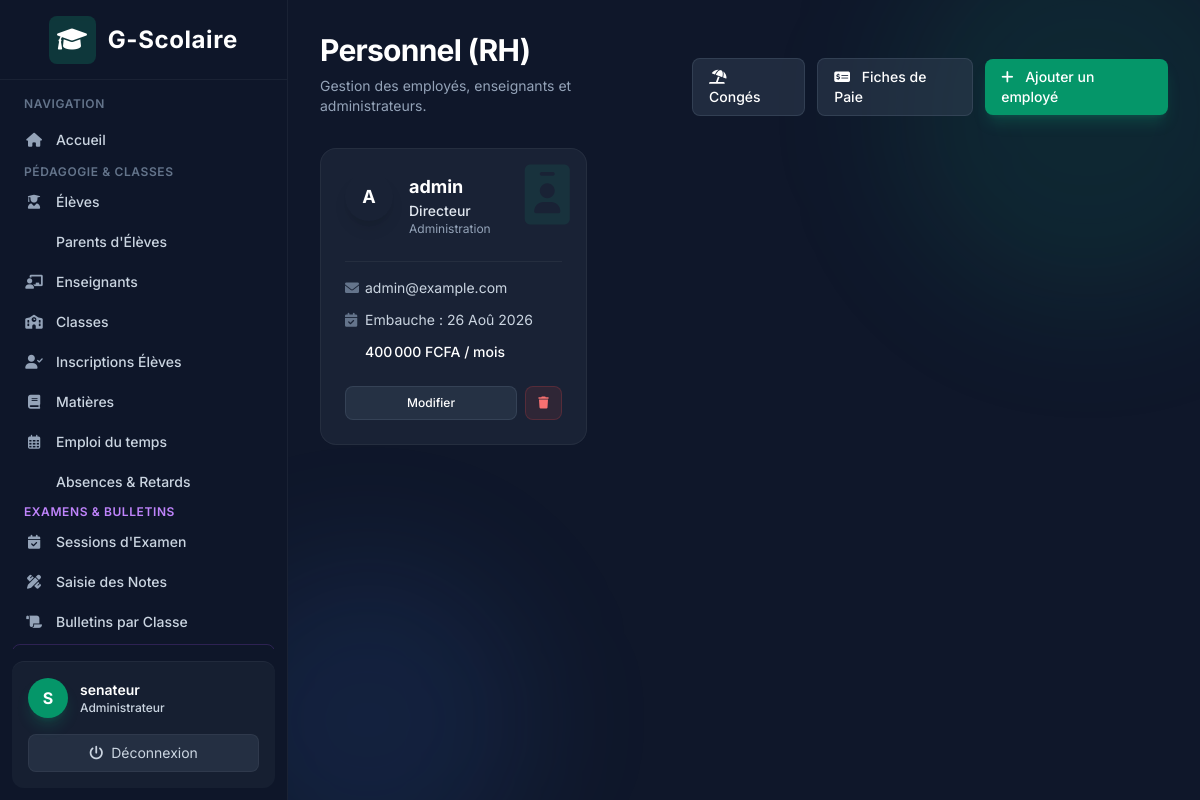
/hr/staff/ (signed in), run on the app's committed database.
### accounts/models.py (models this page shows)
class User(AbstractUser):
    class Role(models.TextChoices):
        ADMIN = "ADMIN", "Administrateur"
        TEACHER = "TEACHER", "Enseignant"
        STUDENT = "STUDENT", "Élève"
        PARENT = "PARENT", "Parent"
    role = models.CharField(
        max_length=20,
        choices=Role.choices
    )
    phone = models.CharField(max_length=30, blank=True)

### hr/models.py (models this page shows, shortened)
class Staff(models.Model):
    class Department(models.TextChoices):
        ACADEMIC = "ACADEMIC", "Académique (Enseignants)"
        ADMIN = "ADMIN", "Administration"
        MAINTENANCE = "MAINTENANCE", "Entretien & Logistique"
        OTHER = "OTHER", "Autre"
    user = models.OneToOneField(User, on_delete=models.CASCADE, related_name='staff_profile')
    department = models.CharField(max_length=20, choices=Department.choices, default=Department.ACADEMIC)
    designation = models.CharField(max_length=100)
    date_of_joining = models.DateField()
    basic_salary = models.DecimalField(max_digits=10, decimal_places=2)

### hr/views.py (the view)
# urls.py: path('staff/', views.StaffListView.as_view(), name='staff_list'),
class StaffListView(LoginRequiredMixin, AdminRequiredMixin, ListView):
    model = Staff
    template_name = 'hr/staff_list.html'
    context_object_name = 'staff_members'

### accounts/templatetags/school_tags.py (called while the page is built)
def _format_number(value):
    try:
        n = int(round(float(value)))
    except (TypeError, ValueError):
        return "0"
    s = f"{n:,}".replace(",", "\u202f")  # espace insécable
    return s

@register.filter(name="fcfa")
def fcfa(value):
    return f"{_format_number(value)} FCFA"

### hr/views.py (called while the page is built)
    def test_func(self):
        return self.request.user.role == 'ADMIN'

### templates/hr/staff_list.html (shortened to what this page needs)
{% extends 'base.html' %}
{% load school_tags %}
{% block content %}
<div class="mb-8 flex flex-col md:flex-row md:items-end justify-between gap-4">
    <div>
        <h1 class="text-3xl font-bold text-white tracking-tight">Personnel (RH)</h1>
        <p class="text-slate-400 mt-2 text-sm">Gestion des employés, enseignants et administrateurs.</p>
    </div>
    {% if user.role == 'ADMIN' %}
    <div class="flex items-center gap-3">
        <a href="{% url 'hr:leave_list' %}" class="px-4 py-2 bg-slate-700/50 text-white hover:bg-slate-700 rounded-lg text-sm font-medium transition-colors border border-slate-600/50">
            <i class="fa-solid fa-umbrella-beach mr-2"></i> Congés
        </a>
        <a href="{% url 'hr:payroll_list' %}" class="px-4 py-2 bg-slate-700/50 text-white hover:bg-slate-700 rounded-lg text-sm font-medium transition-colors border border-slate-600/50">
            <i class="fa-solid fa-money-check-dollar mr-2"></i> Fiches de Paie
        </a>
        <a href="{% url 'hr:staff_create' %}" class="px-4 py-2 bg-brand-600 text-white hover:bg-brand-500 rounded-lg text-sm font-medium transition-colors shadow-lg shadow-brand-500/20">
            <i class="fa-solid fa-plus mr-2"></i> Ajouter un employé
        </a>
    </div>
    {% endif %}
</div>
<div class="grid grid-cols-1 md:grid-cols-2 lg:grid-cols-3 xl:grid-cols-4 gap-6">
    {% for staff in staff_members %}
    <div class="card-glass rounded-2xl p-6 group relative overflow-hidden transition-all hover:-translate-y-1 hover:shadow-xl hover:shadow-brand-500/10 hover:border-brand-500/30">
        <div class="absolute top-0 right-0 p-4 opacity-10 group-hover:opacity-20 transition-opacity">
            <i class="fa-solid fa-id-badge text-6xl text-brand-500"></i>
        </div>
        <div class="relative z-10 flex items-start space-x-4 mb-4">
            <div class="h-12 w-12 rounded-full bg-gradient-to-br from-brand-400 to-brand-600 flex items-center justify-center text-white font-bold text-lg shadow-lg">
                {{ staff.user.first_name|default:staff.user.username|make_list|first|upper }}
            </div>
            <div>
                <h3 class="text-lg font-bold text-white group-hover:text-brand-400 transition-colors">
                    {{ staff.user.get_full_name|default:staff.user.username }}
                </h3>
                <p class="text-sm font-medium text-brand-300">{{ staff.designation }}</p>
                <p class="text-xs text-slate-400">{{ staff.get_department_display }}</p>
            </div>
        </div>
        <div class="space-y-3 relative z-10 mt-6 border-t border-white/5 pt-4">
            <div class="flex items-center text-sm text-slate-300">
                <i class="fa-solid fa-envelope w-5 text-slate-500"></i>
                <span class="truncate">{{ staff.user.email }}</span>
            </div>
            <div class="flex items-center text-sm text-slate-300">
                <i class="fa-solid fa-calendar-check w-5 text-slate-500"></i>
                <span>Embauche : {{ staff.date_of_joining|date:"d M Y" }}</span>
            </div>
            <div class="flex items-center text-sm text-slate-300">
                <span class="font-medium text-white">{{ staff.basic_salary|fcfa }} / mois</span>
            </div>
        </div>
        {% if user.role == 'ADMIN' %}
        <div class="mt-6 flex gap-2 relative z-10">
            <a href="{% url 'hr:staff_update' staff.pk %}" class="flex-1 px-3 py-2 bg-slate-700/50 hover:bg-slate-700 text-white rounded-lg text-xs font-medium text-center transition-colors border border-slate-600/50">
                Modifier
            </a>
            <a href="{% url 'hr:staff_delete' staff.pk %}" class="px-3 py-2 bg-red-500/10 hover:bg-red-500/20 text-red-400 rounded-lg text-xs font-medium transition-colors border border-red-500/20">
                <i class="fa-solid fa-trash"></i>
            </a>
        </div>
        {% endif %}
    </div>
    {% endfor %}
</div>
{% endblock %}

### templates/base.html (shortened to what this page needs)
<!DOCTYPE html>
<html lang="fr" class="h-full bg-slate-900 text-slate-200">
<head>
    <script src="https://cdn.tailwindcss.com"></script>
    <link href="https://cdnjs.cloudflare.com/ajax/libs/font-awesome/6.0.0/css/all.min.css" rel="stylesheet">
</head>
<body class="h-screen flex overflow-hidden font-sans antialiased bg-slate-900 text-slate-200">
    {% if user.is_authenticated %}
    <div class="hidden md:flex md:flex-shrink-0 z-20">
        <div class="flex flex-col w-72 glass text-slate-300">
            <div class="flex items-center justify-center h-20 border-b border-white/5 px-4">
                <span class="text-2xl font-bold flex items-center gap-3 text-white tracking-wide">
                    <div class="bg-brand-500/20 p-2 rounded-lg text-brand-400">
                        <i class="fa-solid fa-graduation-cap"></i>
                    </div>
                    G-Scolaire
                </span>
            </div>
            <div class="flex-1 flex flex-col overflow-y-auto mt-4 px-3">
                <p class="px-3 text-xs font-semibold text-slate-500 uppercase tracking-wider mb-2">Navigation</p>
                <nav class="flex-1 space-y-1">
                    <a href="{% url 'dashboard' %}" class="nav-item group flex items-center px-3 py-2.5 text-sm font-medium rounded-lg text-slate-300 hover:text-white hover:bg-slate-800/80">
                        <i class="fa-solid fa-house mr-3 w-5 text-center text-slate-400 group-hover:text-brand-400"></i> Accueil
                    </a>
                    {% if user.role == 'ADMIN' or user.is_superuser %}
                        <div class="mt-4 mb-2">
                            <p class="px-3 text-xs font-semibold text-slate-500 uppercase tracking-wider">Pédagogie &amp; Classes</p>
                        </div>
                        <a href="{% url 'students:list' %}" class="nav-item group flex items-center px-3 py-2 text-sm font-medium rounded-lg text-slate-300 hover:text-white hover:bg-slate-800/80">
                            <i class="fa-solid fa-user-graduate mr-3 w-5 text-center text-slate-400 group-hover:text-brand-400"></i> Élèves
                        </a>
                        <a href="{% url 'students:parent_list' %}" class="nav-item group flex items-center px-3 py-2 text-sm font-medium rounded-lg text-slate-300 hover:text-white hover:bg-slate-800/80">
                             Parents d'Élèves
                        </a>
                        <a href="{% url 'teachers:list' %}" class="nav-item group flex items-center px-3 py-2 text-sm font-medium rounded-lg text-slate-300 hover:text-white hover:bg-slate-800/80">
                            <i class="fa-solid fa-chalkboard-user mr-3 w-5 text-center text-slate-400 group-hover:text-brand-400"></i> Enseignants
                        </a>
                        <a href="{% url 'academics:class_list' %}" class="nav-item group flex items-center px-3 py-2 text-sm font-medium rounded-lg text-slate-300 hover:text-white hover:bg-slate-800/80">
                            <i class="fa-solid fa-school mr-3 w-5 text-center text-slate-400 group-hover:text-brand-400"></i> Classes
                        </a>
                        <a href="{% url 'academics:enrollment_list' %}" class="nav-item group flex items-center px-3 py-2 text-sm font-medium rounded-lg text-slate-300 hover:text-white hover:bg-slate-800/80">
                            <i class="fa-solid fa-user-check mr-3 w-5 text-center text-slate-400 group-hover:text-brand-400"></i> Inscriptions Élèves
                        </a>
                        <a href="{% url 'academics:subject_list' %}" class="nav-item group flex items-center px-3 py-2 text-sm font-medium rounded-lg text-slate-300 hover:text-white hover:bg-slate-800/80">
                            <i class="fa-solid fa-book mr-3 w-5 text-center text-slate-400 group-hover:text-brand-400"></i> Matières
                        </a>
                        <a href="{% url 'academics:course_list' %}" class="nav-item group flex items-center px-3 py-2 text-sm font-medium rounded-lg text-slate-300 hover:text-white hover:bg-slate-800/80">
                            <i class="fa-regular fa-calendar-days mr-3 w-5 text-center text-slate-400 group-hover:text-brand-400"></i> Emploi du temps
                        </a>
                        <a href="{% url 'attendance:list' %}" class="nav-item group flex items-center px-3 py-2 text-sm font-medium rounded-lg text-slate-300 hover:text-white hover:bg-slate-800/80">
                             Absences &amp; Retards
                        </a>
                        <div class="mt-5 mb-2">
                            <p class="px-3 text-xs font-semibold text-purple-400 uppercase tracking-wider">Examens &amp; Bulletins</p>
                        </div>
                        <a href="{% url 'exams:session_list' %}" class="nav-item group flex items-center px-3 py-2 text-sm font-medium rounded-lg text-slate-300 hover:text-white hover:bg-slate-800/80">
                            <i class="fa-solid fa-calendar-check mr-3 w-5 text-center text-slate-400 group-hover:text-purple-400"></i> Sessions d'Examen
                        </a>
                        <a href="{% url 'exams:mark_entry_select' %}" class="nav-item group flex items-center px-3 py-2 text-sm font-medium rounded-lg text-slate-300 hover:text-white hover:bg-slate-800/80">
                            <i class="fa-solid fa-pen-ruler mr-3 w-5 text-center text-slate-400 group-hover:text-purple-400"></i> Saisie des Notes
                        </a>
                        <a href="{% url 'exams:bulletin_select' %}" class="nav-item group flex items-center px-3 py-2 text-sm font-medium rounded-lg text-slate-300 hover:text-white hover:bg-slate-800/80">
                            <i class="fa-solid fa-scroll mr-3 w-5 text-center text-slate-400 group-hover:text-purple-400"></i> Bulletins par Classe
                        </a>
                        <a href="{% url 'exams:parent_bulletins' %}" class="nav-item group flex items-center px-3 py-2 text-sm font-medium rounded-lg text-purple-300 hover:text-white hover:bg-purple-900/40 border border-purple-500/20">
                        </a>
                    {% endif %}
                </nav>
            </div>
            <div class="flex-shrink-0 border-t border-white/5 p-4 m-3 rounded-xl bg-slate-800/50">
                <div class="flex items-center w-full">
                    <div class="h-10 w-10 rounded-full bg-brand-600 flex items-center justify-center text-white font-bold shadow-lg shadow-brand-500/20">
                        {{ user.get_full_name|default:user.username|make_list|first|upper }}
                    </div>
                    <div class="ml-3 flex-1 overflow-hidden">
                        <p class="text-sm font-semibold text-white truncate">{{ user.get_full_name|default:user.username }}</p>
                        <p class="text-xs font-medium text-brand-400">{{ user.get_role_display }}</p>
                    </div>
                </div>
                <form method="post" action="{% url 'logout' %}" class="mt-4">
                    <button type="submit" class="w-full text-center text-sm bg-slate-700/50 hover:bg-red-500/20 hover:text-red-400 text-slate-300 py-2 rounded-lg transition-colors flex items-center justify-center gap-2 border border-white/5 hover:border-red-500/30">
                        <i class="fa-solid fa-power-off"></i> Déconnexion
                    </button>
                </form>
            </div>
        </div>
    </div>
    {% endif %}
    <div class="flex flex-col w-0 flex-1 overflow-hidden relative">
        <div class="absolute top-0 right-0 -mr-20 -mt-20 w-96 h-96 bg-brand-500/10 rounded-full blur-3xl pointer-events-none"></div>
        <div class="absolute bottom-0 left-0 -ml-20 -mb-20 w-80 h-80 bg-blue-500/10 rounded-full blur-3xl pointer-events-none"></div>
        <main class="flex-1 relative z-10 overflow-y-auto focus:outline-none">
            <div class="py-8 px-4 sm:px-6 md:px-8 max-w-7xl mx-auto">
                {% block content %}
                {% endblock %}
            </div>
        </main>
    </div>
</body>
</html>

### templates/base.html (style rules this page uses)
.glass { background: rgba(15, 23, 42, 0.7); backdrop-filter: blur(10px); -webkit-backdrop-filter: blur(10px); border-right: 1px solid rgba(255, 255, 255, 0.05); }
.card-glass { background: rgba(30, 41, 59, 0.7); backdrop-filter: blur(8px); -webkit-backdrop-filter: blur(8px); border: 1px solid rgba(255, 255, 255, 0.05); }
.nav-item { transition: all 0.3s cubic-bezier(0.4, 0, 0.2, 1); }

### data on the page
User: get_full_name|make_list "S", get_full_name "senateur", role "Administrateur"
Staff: user.first_name|make_list "A", user.get_full_name "admin", designation "Directeur", department "Administration", user.email "admin@example.com", date_of_joining "26 Aoû 2026", basic_salary|fcfa "400 000 FCFA"
